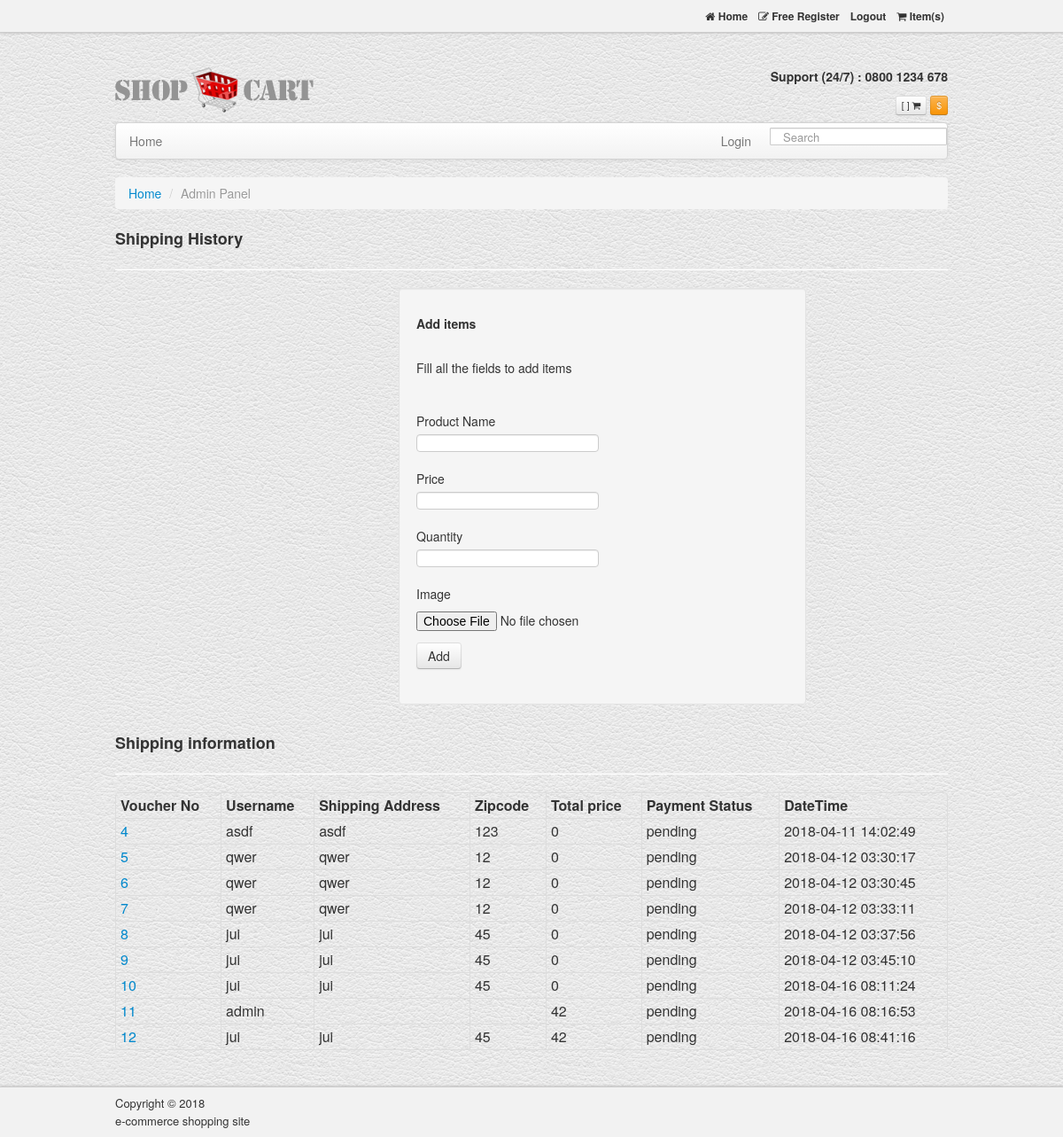
/admin_panel.php (signed in), run on an earlier commit of the app's database.
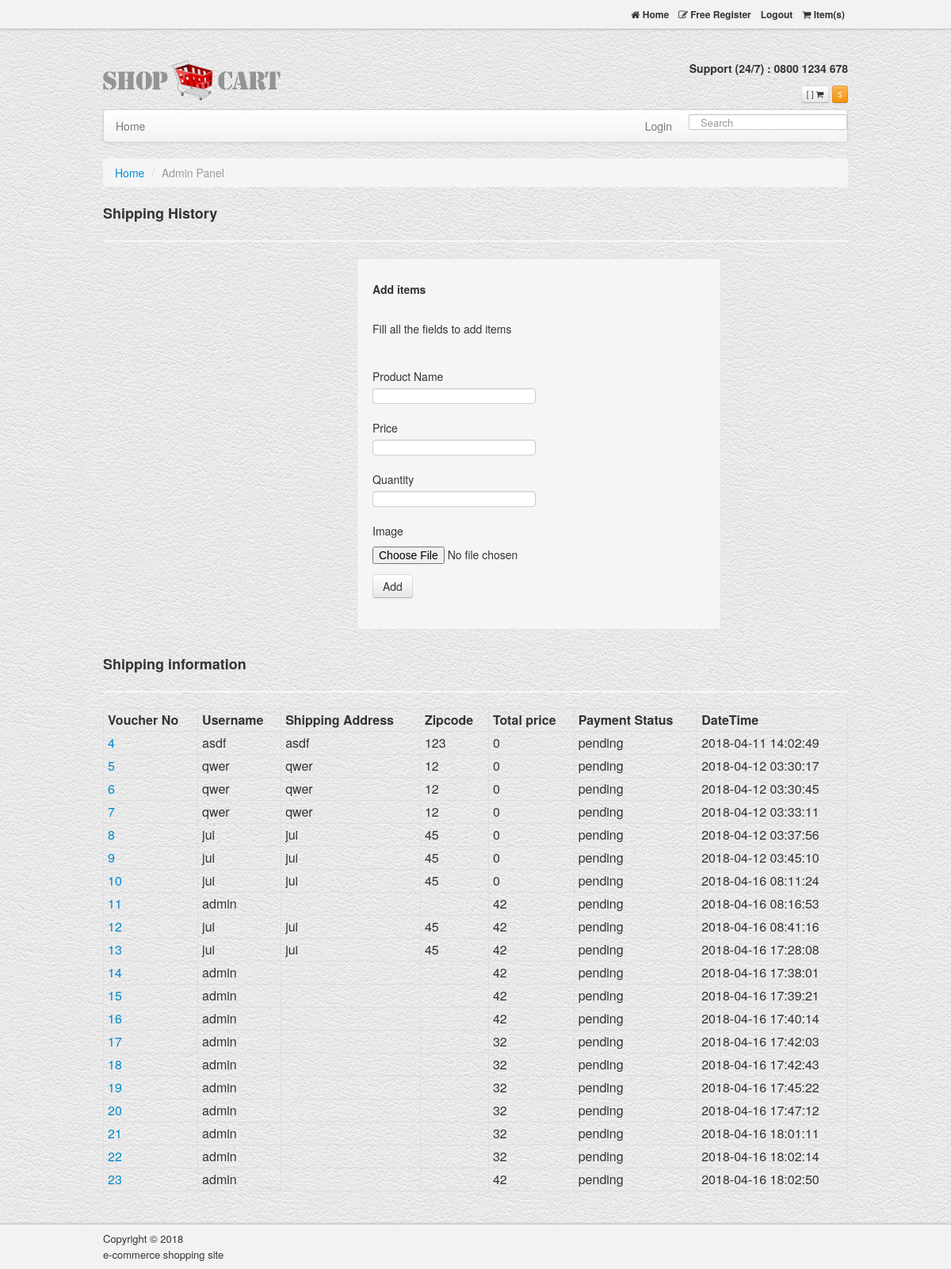
And on a later commit of the database.
### tables this page shows
CREATE TABLE `shipping_info` (
  `id` int(11) NOT NULL,
  `username` varchar(30) NOT NULL,
  `total_money` double NOT NULL,
  `payment_status` varchar(30) NOT NULL,
  `order_time` timestamp NOT NULL DEFAULT CURRENT_TIMESTAMP ON UPDATE CURRENT_TIMESTAMP
);

CREATE TABLE `user_information` (
  `username` varchar(30) NOT NULL,
  `password` varchar(30) NOT NULL,
  `first_name` varchar(30) NOT NULL,
  `last_name` varchar(30) NOT NULL,
  `contact_no` varchar(30) NOT NULL,
  `full_address` varchar(30) NOT NULL,
  `zipcode` int(11) NOT NULL
);

### admin_panel.php (the view, shortened to what this page needs)
<?php
include('connection.php');
$shipping_info_query = "SELECT * FROM shipping_info";
$result = $connection->query($shipping_info_query);
?>
<!DOCTYPE html>
<html lang="en">
<head>
    <link href="assets/css/bootstrap.css" rel="stylesheet"/>
    <link href="assets/css/style.css" rel="stylesheet"/>
    <link href="assets/font-awesome/css/font-awesome.css" rel="stylesheet">
</head>
<body>
<div class="navbar navbar-inverse navbar-fixed-top">
    <div class="topNav">
        <div class="container">
            <div class="alignR">
                <a href="index.php"> <span class="icon-home"></span> Home</a>
                <a href="login.php"><span class="icon-edit"></span> Free Register </a>
                <a href="logout.php"><?php if (isset($_SESSION['user'])) echo "Logout"; ?></a>
                <a href="cart.php"><span class="icon-shopping-cart"></span> <?php if (isset($_SESSION["cart"]))
                        echo count($_SESSION["cart"]); ?> Item(s)</a>
            </div>
        </div>
    </div>
</div>
<div class="container">
    <header id="header">
        <div class="row">
            <div class="span4">
                <h1>
                    <a class="logo" href="index.php"><span>Twitter Bootstrap ecommerce template</span>
                        <img src="assets/img/logo-bootstrap-shoping-cart.png" alt="bootstrap sexy shop">
                    </a>
                </h1>
            </div>
            <div class="span8 alignR">
                <p><br> <strong> Support (24/7) : 0800 1234 678 </strong><br><br></p>
                <span class="btn btn-mini">[ <?php if (isset($_SESSION["cart"]))
                        echo count($_SESSION["cart"]); ?> ] <span
                            class="icon-shopping-cart"></span></span>
                <span class="btn btn-warning btn-mini">$</span>
            </div>
        </div>
    </header>
    <div class="navbar">
        <div class="navbar-inner">
            <div class="container">
                <div class="nav-collapse">
                    <ul class="nav">
                        <li class=""><a href="index.php">Home </a></li>
                    </ul>
                    <form action="search.php" method="post" class="navbar-search pull-right">
                        <input type="text" name="search_name" placeholder="Search" class="search-query span2">
                    </form>
                    <ul class="nav pull-right">
                        <li class="dropdown">
                            <a href="login.php"> Login </a>
                        </li>
                    </ul>
                </div>
            </div>
        </div>
    </div>
    <div class="row">
        <div class="span12">
            <ul class="breadcrumb">
                <li><a href="index.php">Home</a> <span class="divider">/</span></li>
                <li class="active">Admin Panel</li>
            </ul>
            <h3> Shipping History</h3>
            <hr class="soft"/>
            <div class="row">
                <div class="span4"></div>
                <div class="span6">
                    <div class="well">
                        <h5>Add items</h5><br/>
                        Fill all the fields to add items<br/><br/><br/>
                        <form action="upload.php" method="post" enctype="multipart/form-data">
                            <div class="control-group">
                                <label class="control-label" for="inputEmail">Product Name</label>
                                <div class="controls">
                                    <input type="text" name="product_name">
                                </div>
                            </div>
                            <div class="control-group">
                                <label class="control-label" for="inputEmail">Price</label>
                                <div class="controls">
                                    <input type="text" name="price">
                                </div>
                            </div>
                            <div class="control-group">
                                <label class="control-label" for="inputEmail">Quantity</label>
                                <div class="controls">
                                    <input type="text" name="quantity">
                                </div>
                            </div>
                            <div class="control-group">
                                <label class="control-label" for="inputEmail">Image</label>
                                <div class="controls">
                                    <input type="file" name="fileToUpload" id="fileToUpload">
                                </div>
                            </div>
                            <div class="controls">
                                <button type="submit" name="submit" class="btn block">Add</button>
                            </div>
                        </form>
                    </div>
                </div>
                <div class="span1"> &nbsp;</div>
            </div>
            <h3> Shipping information</h3>
            <hr class="soft"/>
            <div class="row">
                <div class="span12">
                    <table class="table table-bordered table-condensed">
                        <thead>
                        <th>Voucher No</th>
                        <th>Username</th>
                        <th>Shipping Address</th>
                        <th>Zipcode</th>
                        <th>Total price</th>
                        <th>Payment Status</th>
                        <th>DateTime</th>
                        </thead>
                        <tbody>
                        <?php while ($row = $result->fetch_assoc()) {
                            $temp_user = $row['username'];
                            $user_query = "SELECT * FROM user_information where username = '$temp_user'";
                            $user = $connection->query($user_query)->fetch_assoc();
                            $id = $row['id'];
                            echo "<tr><td><a href='show_voucher_information.php?id=$id'>$id</a></td>";
                            echo "<td>" . $row['username'] . "</td>";
                            echo "<td>" . $user['full_address'] . "</td>";
                            echo "<td>" . $user['zipcode'] . "</td>";
                            echo "<td>" . $row['total_money'] . "</td>";
                            echo "<td>" . $row['payment_status'] . "</td>";
                            echo "<td>" . $row['order_time'] . "</td>";
                            echo "</tr>";
                        }
                        ?>
                        </tbody>
                    </table>
                </div>
                <div class="span1"> &nbsp;</div>
            </div>
            <div class="span12">
            </div>
        </div>
    </div>
</div>
<div class="copyright">
    <div class="container">
        <span>Copyright &copy; 2018<br> e-commerce shopping site</span>
    </div>
</div>
</body>
</html>

### assets/css/style.css (style rules this page uses)
body { background:url(assets/img/white_leather.png) repeat 0 0; }
#header { padding:8px 0 8px; }
#header a { text-decoration:none }
#header p { padding:0; margin:0; line-height:1em; font-size:100% }
#header h1 { margin:0;line-height:1em }
#header { padding-top:44px; }
.logo { padding-top: 11px;display: block; }
h3 { font-size: 18px;line-height: 1.5em; }
.navbar-inner { padding-left: 0;padding-right: 0; }
.alignR { text-align:right; }
.navbar .nav , .marginLess { margin:0 }
.navbar-search .search-query { padding: 4px 14px;-moz-border-radius: 1px;-webkit-border-radius: 1px;border-radius: 1px;line-height: 1.5em; min-width: 200px; }
.navbar-search { margin-left:6px; }
.copyright { clear: both; padding: 8px; border-top: 1px solid #CCC; font-size: 13px; background: #f2f2f2; box-shadow: 0 0 3px #B1AFAF; }
.topNav { padding: 0;border-bottom: 1px solid #CCC;background: #f2f2f2;box-shadow: 0 0 3px #B1AFAF; }
.topNav a { color:#333; font-size:12px; font-weight:bold; display:inline-block; padding:8px 4px; }

What changed in the data, as far as the page shows it:
added shipping_info: id "13", username "jui", user_information.full_address "jui", user_information.zipcode "45", total_money "42", payment_status "pending", order_time "2018-04-16 17:28:08"
added shipping_info: id "14", username "admin", total_money "42", payment_status "pending", order_time "2018-04-16 17:38:01"
added shipping_info: id "15", username "admin", total_money "42", payment_status "pending", order_time "2018-04-16 17:39:21"
added shipping_info: id "16", username "admin", total_money "42", payment_status "pending", order_time "2018-04-16 17:40:14"
added shipping_info: id "17", username "admin", total_money "32", payment_status "pending", order_time "2018-04-16 17:42:03"
added shipping_info: id "18", username "admin", total_money "32", payment_status "pending", order_time "2018-04-16 17:42:43"
added shipping_info: id "19", username "admin", total_money "32", payment_status "pending", order_time "2018-04-16 17:45:22"
added shipping_info: id "20", username "admin", total_money "32", payment_status "pending", order_time "2018-04-16 17:47:12"
added shipping_info: id "21", username "admin", total_money "32", payment_status "pending", order_time "2018-04-16 18:01:11"
added shipping_info: id "22", username "admin", total_money "32", payment_status "pending", order_time "2018-04-16 18:02:14"
added shipping_info: id "23", username "admin", total_money "42", payment_status "pending", order_time "2018-04-16 18:02:50"
